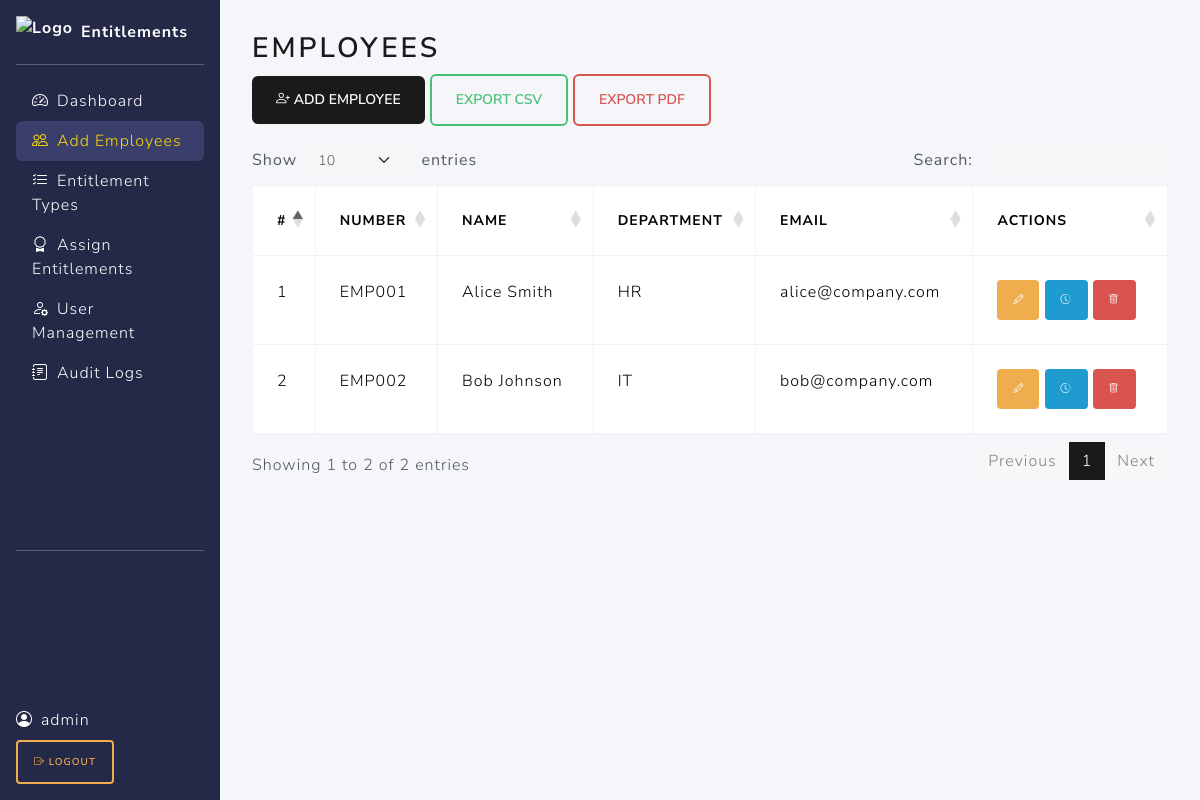
The page /pages/employees.php (signed in) on the database its author committed.
### tables this page shows
CREATE TABLE employees (
    id INT AUTO_INCREMENT PRIMARY KEY,
    employee_number VARCHAR(20) NOT NULL UNIQUE,
    name VARCHAR(100) NOT NULL,
    department VARCHAR(100),
    email VARCHAR(100),
    created_at TIMESTAMP DEFAULT CURRENT_TIMESTAMP
);

### pages/employees.php (the view, shortened to what this page needs)
<?php
require_once '../db/db.php';
$where = [];
$params = [];
$where_sql = $where ? 'WHERE ' . implode(' AND ', $where) : '';
$employees = $pdo->prepare("SELECT * FROM employees $where_sql ORDER BY id DESC");
$employees->execute($params);
$employees = $employees->fetchAll();
?>
<!DOCTYPE html>
<html lang="en">
<head>
    <link rel="stylesheet" href="https://cdn.jsdelivr.net/npm/bootstrap@5.3.0/dist/css/bootstrap.min.css">
    <link rel="stylesheet" href="../assets/style.css">
    <link rel="stylesheet" href="https://cdn.jsdelivr.net/npm/datatables.net-bs5@1.13.6/css/dataTables.bootstrap5.min.css">
</head>
<body>
<?php include 'navbar.php'; ?>
<div class="main-content">
    <h2>Employees</h2>
    <button class="btn btn-primary mb-3" data-bs-toggle="modal" data-bs-target="#addModal"><i class="bi bi-person-plus"></i> Add Employee</button>
    <button class="btn btn-outline-success mb-3" onclick="window.location='?export=csv'">Export CSV</button>
    <button class="btn btn-outline-danger mb-3" onclick="window.location='?export=pdf'">Export PDF</button>
    <table id="empTable" class="table table-hover table-bordered w-100">
        <thead><tr><th>#</th><th>Number</th><th>Name</th><th>Department</th><th>Email</th><th>Actions</th></tr></thead>
        <tbody>
        <?php foreach ($employees as $e): ?>
            <tr>
                <td><?php echo $e['id']; ?></td>
                <td><?php echo htmlspecialchars($e['employee_number']); ?></td>
                <td><?php echo htmlspecialchars($e['name']); ?></td>
                <td><?php echo htmlspecialchars($e['department']); ?></td>
                <td><?php echo htmlspecialchars($e['email']); ?></td>
                <td>
                    <button class="btn btn-sm btn-warning" data-bs-toggle="modal" data-bs-target="#editModal<?php echo $e['id']; ?>"><i class="bi bi-pencil"></i></button>
                    <a href="edit_history.php?table=employees&id=<?php echo $e['id']; ?>" class="btn btn-sm btn-info"><i class="bi bi-clock-history"></i></a>
                    <a href="?delete=<?php echo $e['id']; ?>" class="btn btn-sm btn-danger" onclick="return confirm('Delete this employee?')"><i class="bi bi-trash"></i></a>
                </td>
            </tr>
        <?php endforeach; ?>
        </tbody>
    </table>
    <div class="toast-container position-fixed top-0 end-0 p-3">
    </div>
</div>
</body>
</html>

### assets/style.css (style rules this page uses)
body { background: #f4f6fa; }
.main-content { margin-left: 220px; padding: 2rem 2rem 2rem 2rem; }
.toast-container { position: fixed; top: 1rem; right: 1rem; z-index: 2000; }
.table thead { background: #e9ecef; }

### rows shown on the page
employees: id "2", employee_number "EMP002", name "Bob Johnson", department "IT", email "bob@company.com"
employees: id "1", employee_number "EMP001", name "Alice Smith", department "HR", email "alice@company.com"

### other values the page prints
$_SESSION['username'] "admin"
